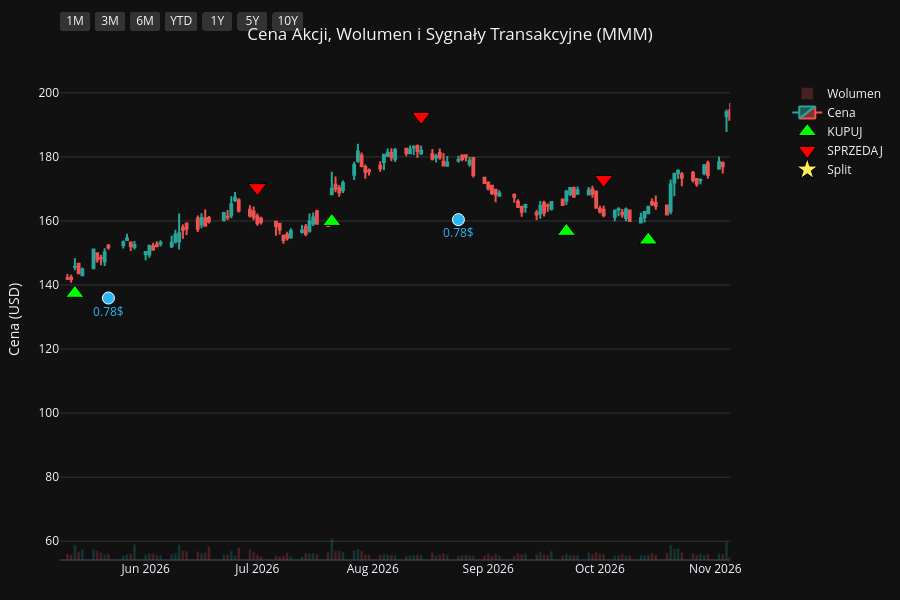
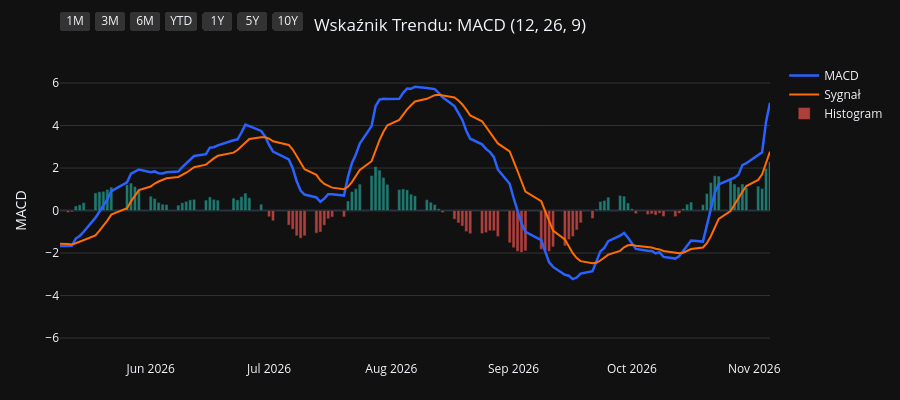
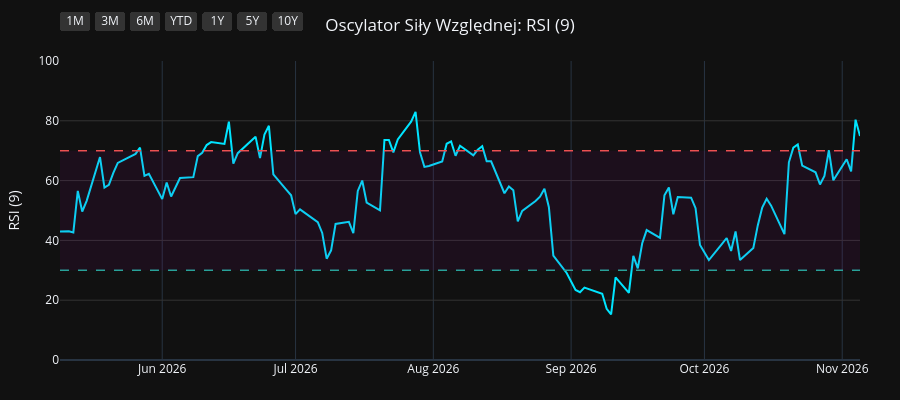
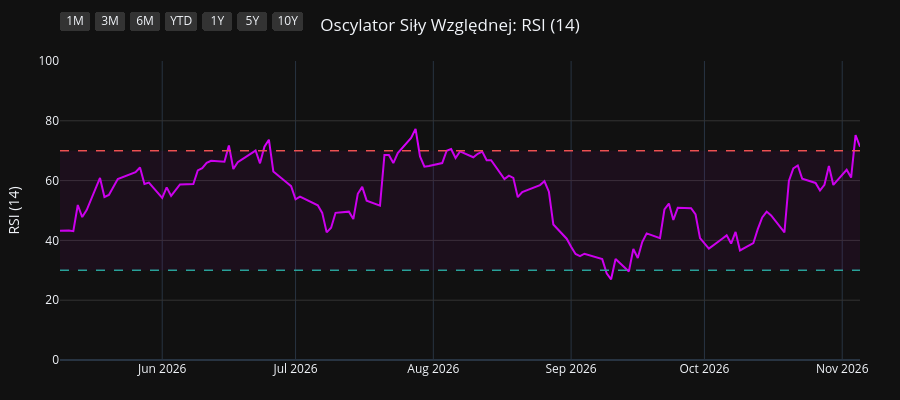

The notebook cell saved with these charts, in order:
### Code cell
import os
import yfinance as yf
import pandas as pd
import pandas_ta as ta
import plotly.graph_objects as go
from plotly.subplots import make_subplots

# 1. Pobranie i przygotowanie danych
symbol = os.environ.get("STOCK_TICKER", "").strip().upper()
if not symbol:
    raise RuntimeError("Set STOCK_TICKER before running price_extractor.ipynb")
df = yf.Ticker(symbol).history(period="10y")
df.index = df.index.tz_localize(None)

# Wskaźniki i sygnały
df.ta.macd(fast=12, slow=26, signal=9, append=True)
df.ta.rsi(length=9, append=True)
df.ta.rsi(length=14, append=True)
df.ta.rsi(length=21, append=True)
df.dropna(inplace=True)

macd = df['MACD_12_26_9']
signal = df['MACDs_12_26_9']
wczorajszy_macd = macd.shift(1)
wczorajszy_signal = signal.shift(1)

df['Decyzja'] = 'BRAK'
df.loc[(macd > signal) & (wczorajszy_macd <= wczorajszy_signal), 'Decyzja'] = 'KUPUJ'
df.loc[(macd < signal) & (wczorajszy_macd >= wczorajszy_signal), 'Decyzja'] = 'SPRZEDAJ'

df_kupuj = df[df['Decyzja'] == 'KUPUJ']
df_sprzedaj = df[df['Decyzja'] == 'SPRZEDAJ']
df_dywidendy = df[df['Dividends'] > 0]
df_splity = df[df['Stock Splits'] > 0]

# Wspólna konfiguracja osi X
konfiguracja_osi_x = dict(
    type="date",
    showspikes=True, spikemode="across", spikesnap="cursor", spikedash="dot", spikecolor="#ffffff", spikethickness=1, hoverformat="%Y-%m-%d",
    rangeselector=dict(
        buttons=list([
            dict(count=1, label="1M", step="month", stepmode="backward"),
            dict(count=3, label="3M", step="month", stepmode="backward"),
            dict(count=6, label="6M", step="month", stepmode="backward"),
            dict(count=1, label="YTD", step="year", stepmode="todate"),
            dict(count=1, label="1Y", step="year", stepmode="backward"),
            dict(count=5, label="5Y", step="year", stepmode="backward"),
            dict(step="all", label="10Y")
        ]),
        bgcolor="#333333", activecolor="#2962ff", x=0, y=1.1
    )
)

# ==========================================
# WYKRES 1: CENA + WOLUMEN + SYGNAŁY
# ==========================================
fig1 = make_subplots(specs=[[{"secondary_y": True}]])

kolory_wolumenu = ['#26a69a' if row['Close'] >= row['Open'] else '#ef5350' for index, row in df.iterrows()]
fig1.add_trace(go.Bar(x=df.index, y=df['Volume'], marker_color=kolory_wolumenu, opacity=0.25, name='Wolumen'), secondary_y=True)
fig1.add_trace(go.Candlestick(x=df.index, open=df['Open'], high=df['High'], low=df['Low'], close=df['Close'], name='Cena', increasing_line_color='#26a69a', decreasing_line_color='#ef5350'), secondary_y=False)
fig1.add_trace(go.Scatter(x=df_kupuj.index, y=df_kupuj['Low'] * 0.95, customdata=df_kupuj[['Low', 'High']], mode='markers', marker=dict(symbol='triangle-up', size=16, color='#00ff00', line=dict(width=1, color='black')), name='KUPUJ', hovertemplate='KUPUJ<br>Najniższa: %{customdata[0]:.2f}<br>Najwyższa: %{customdata[1]:.2f}<extra></extra>'), secondary_y=False)
fig1.add_trace(go.Scatter(x=df_sprzedaj.index, y=df_sprzedaj['High'] * 1.05, customdata=df_sprzedaj[['Low', 'High']], mode='markers', marker=dict(symbol='triangle-down', size=16, color='#ff0000', line=dict(width=1, color='black')), name='SPRZEDAJ', hovertemplate='SPRZEDAJ<br>Najniższa: %{customdata[0]:.2f}<br>Najwyższa: %{customdata[1]:.2f}<extra></extra>'), secondary_y=False)

if not df_dywidendy.empty:
    fig1.add_trace(go.Scatter(x=df_dywidendy.index, y=df_dywidendy['Low'] * 0.90, mode='markers+text', marker=dict(symbol='circle', size=12, color='#29b6f6', line=dict(width=1, color='white')), text=df_dywidendy['Dividends'].apply(lambda x: f"{x}$"), textposition="bottom center", name='Dywidenda', showlegend=False, hovertemplate='Dywidenda: %{text}<extra></extra>', textfont=dict(color="#29b6f6")), secondary_y=False)
if not df_splity.empty:
                    fig1.add_trace(go.Scatter(x=df_splity.index, y=df_splity['High'], mode='markers+text', marker=dict(symbol='star', size=16, color='#ffee58', line=dict(width=1, color='black')), text=df_splity['Stock Splits'].apply(lambda x: f"{x:g}:1" if x >= 1 else f"1:{1 / x:g}"), textposition="top center", name='Split', hovertemplate='%{text}<extra></extra>', textfont=dict(color="#ffee58")), secondary_y=False)

fig1.update_layout(title=dict(text=f"Cena Akcji, Wolumen i Sygnały Transakcyjne ({symbol})", x=0.5, xanchor='center'), dragmode='pan', xaxis_rangeslider_visible=False, template='plotly_dark', height=600, hovermode='x unified', margin=dict(l=60, r=40, t=60, b=40))
fig1.update_xaxes(**konfiguracja_osi_x)
fig1.update_xaxes(range=[df.index.max() - pd.Timedelta(days=180), df.index.max()])
fig1.update_yaxes(title_text="Cena (USD)", secondary_y=False, gridcolor='#333333')
fig1.update_yaxes(range=[0, df['Volume'].max() * 4], showgrid=False, showticklabels=False, secondary_y=True)
fig1.show(config={'scrollZoom': True})

# ==========================================
# WYKRES 2: WSKAŹNIK MACD
# ==========================================
fig2 = go.Figure()
fig2.add_trace(go.Scatter(x=df.index, y=df['MACD_12_26_9'], line=dict(color='#2962ff', width=2.5), name='MACD'))
fig2.add_trace(go.Scatter(x=df.index, y=df['MACDs_12_26_9'], line=dict(color='#ff6d00', width=2), name='Sygnał'))
kolory_macd = ['#26a69a' if val >= 0 else '#ef5350' for val in df['MACDh_12_26_9']]
fig2.add_trace(go.Bar(x=df.index, y=df['MACDh_12_26_9'], marker_color=kolory_macd, name='Histogram', opacity=0.7))
fig2.update_layout(title=dict(text="Wskaźnik Trendu: MACD (12, 26, 9)", x=0.5, xanchor='center'), dragmode='pan', xaxis_rangeslider_visible=False, template='plotly_dark', height=400, hovermode='x unified', margin=dict(l=60, r=40, t=60, b=40))
fig2.update_xaxes(**konfiguracja_osi_x)
fig2.update_xaxes(range=[df.index.max() - pd.Timedelta(days=180), df.index.max()])
fig2.update_yaxes(title_text="MACD", gridcolor='#333333')
fig2.show(config={'scrollZoom': True})

# ==========================================
# WYKRES 3: OSCYLATOR RSI (9)
# ==========================================
fig3 = go.Figure()
fig3.add_trace(go.Scatter(x=df.index, y=df['RSI_9'], line=dict(color='#00e5ff', width=2), name='RSI (9)'))
fig3.add_hline(y=70, line_dash="dash", line_color="#ef5350", line_width=1.5)
fig3.add_hline(y=30, line_dash="dash", line_color="#26a69a", line_width=1.5)
fig3.add_hrect(y0=30, y1=70, line_width=0, fillcolor="purple", opacity=0.1)
fig3.update_layout(title=dict(text="Oscylator Siły Względnej: RSI (9)", x=0.5, xanchor='center'), dragmode='pan', xaxis_rangeslider_visible=False, template='plotly_dark', height=400, hovermode='x unified', margin=dict(l=60, r=40, t=60, b=40))
fig3.update_xaxes(**konfiguracja_osi_x)
fig3.update_xaxes(range=[df.index.max() - pd.Timedelta(days=180), df.index.max()])
fig3.update_yaxes(title_text="RSI (9)", range=[0, 100], gridcolor='#333333')
fig3.show(config={'scrollZoom': True})

# ==========================================
# WYKRES 4: OSCYLATOR RSI (14)
# ==========================================
fig4 = go.Figure()
fig4.add_trace(go.Scatter(x=df.index, y=df['RSI_14'], line=dict(color='#d500f9', width=2), name='RSI (14)'))
fig4.add_hline(y=70, line_dash="dash", line_color="#ef5350", line_width=1.5)
fig4.add_hline(y=30, line_dash="dash", line_color="#26a69a", line_width=1.5)
fig4.add_hrect(y0=30, y1=70, line_width=0, fillcolor="purple", opacity=0.1)
fig4.update_layout(title=dict(text="Oscylator Siły Względnej: RSI (14)", x=0.5, xanchor='center'), dragmode='pan', xaxis_rangeslider_visible=False, template='plotly_dark', height=400, hovermode='x unified', margin=dict(l=60, r=40, t=60, b=40))
fig4.update_xaxes(**konfiguracja_osi_x)
fig4.update_xaxes(range=[df.index.max() - pd.Timedelta(days=180), df.index.max()])
fig4.update_yaxes(title_text="RSI (14)", range=[0, 100], gridcolor='#333333')
fig4.show(config={'scrollZoom': True})

# ==========================================
# WYKRES 5: OSCYLATOR RSI (21)
# ==========================================
fig5 = go.Figure()
fig5.add_trace(go.Scatter(x=df.index, y=df['RSI_21'], line=dict(color='#64dd17', width=2), name='RSI (21)'))
fig5.add_hline(y=70, line_dash="dash", line_color="#ef5350", line_width=1.5)
fig5.add_hline(y=30, line_dash="dash", line_color="#26a69a", line_width=1.5)
fig5.add_hrect(y0=30, y1=70, line_width=0, fillcolor="purple", opacity=0.1)
fig5.update_layout(title=dict(text="Oscylator Siły Względnej: RSI (21)", x=0.5, xanchor='center'), dragmode='pan', xaxis_rangeslider_visible=False, template='plotly_dark', height=400, hovermode='x unified', margin=dict(l=60, r=40, t=60, b=40))
fig5.update_xaxes(**konfiguracja_osi_x)
fig5.update_xaxes(range=[df.index.max() - pd.Timedelta(days=180), df.index.max()])
fig5.update_yaxes(title_text="RSI (21)", range=[0, 100], gridcolor='#333333')
fig5.show(config={'scrollZoom': True})

### Figure 1 — Plotly figure (JSON) as saved in the notebook; plotly's stock layout.template omitted (floating-point values rounded to 4 significant figures; data arrays with more than 128 entries replaced by an {"elided": "..."} marker saying what was removed)
{"data": [{"marker": {"color": {"elided": "2480 str values"}}, "name": "Wolumen", "opacity": 0.25, "type": "bar", "x": {"elided": "2480 str values"}, "xaxis": "x", "y": {"elided": "2480 int values"}, "yaxis": "y2"}, {"close": {"elided": "2480 float values"}, "decreasing": {"line": {"color": "#ef5350"}}, "high": {"elided": "2480 float values"}, "increasing": {"line": {"color": "#26a69a"}}, "low": {"elided": "2480 float values"}, "name": "Cena", "open": {"elided": "2480 float values"}, "type": "candlestick", "x": {"elided": "2480 str values"}, "xaxis": "x", "yaxis": "y"}, {"customdata": {"elided": "93x2 float values"}, "hovertemplate": "KUPUJ<br>Najniższa: %{customdata[0]:.2f}<br>Najwyższa: %{customdata[1]:.2f}<extra></extra>", "marker": {"color": "#00ff00", "line": {"color": "black", "width": 1}, "size": 16, "symbol": "triangle-up"}, "mode": "markers", "name": "KUPUJ", "type": "scatter", "x": ["2017-02-09T00:00:00", "2017-04-24T00:00:00", "2017-05-25T00:00:00", "2017-08-07T00:00:00", "2017-08-31T00:00:00", "2017-09-07T00:00:00", "2017-10-03T00:00:00", "2017-11-28T00:00:00", "2018-01-08T00:00:00", "2018-02-22T00:00:00", "2018-03-07T00:00:00", "2018-04-12T00:00:00", "2018-05-08T00:00:00", "2018-07-09T00:00:00", "2018-08-24T00:00:00", "2018-09-20T00:00:00", "2018-10-03T00:00:00", "2018-11-05T00:00:00", "2019-01-07T00:00:00", "2019-03-21T00:00:00", "2019-04-01T00:00:00", "2019-05-24T00:00:00", "2019-07-15T00:00:00", "2019-08-29T00:00:00", "2019-10-15T00:00:00", "2019-12-16T00:00:00", "2020-02-18T00:00:00", "2020-03-05T00:00:00", "2020-03-27T00:00:00", "2020-05-20T00:00:00", "2020-07-15T00:00:00", "2020-08-10T00:00:00", "2020-09-16T00:00:00", "2020-10-07T00:00:00", "2020-11-10T00:00:00", "2020-12-17T00:00:00", "2021-01-25T00:00:00", "2021-02-18T00:00:00", "2021-03-08T00:00:00", "2021-04-09T00:00:00", "2021-04-23T00:00:00", "2021-05-10T00:00:00", "2021-05-17T00:00:00", "2021-07-01T00:00:00", "2021-08-11T00:00:00", "2021-09-29T00:00:00", "2021-10-06T00:00:00", "2021-12-09T00:00:00", "2021-12-27T00:00:00", "2022-03-03T00:00:00", "2022-04-19T00:00:00", "2022-05-04T00:00:00", "2022-05-27T00:00:00", "2022-07-06T00:00:00", "2022-09-28T00:00:00", "2023-01-04T00:00:00", "2023-02-07T00:00:00", "2023-02-15T00:00:00", "2023-03-02T00:00:00", "2023-03-21T00:00:00", "2023-03-28T00:00:00", "2023-05-22T00:00:00", "2023-06-02T00:00:00", "2023-07-12T00:00:00", "2023-08-29T00:00:00", "2023-10-16T00:00:00", "2023-12-27T00:00:00", "2024-02-15T00:00:00", "2024-05-01T00:00:00", "2024-06-24T00:00:00", "2024-06-27T00:00:00", "2024-07-12T00:00:00", "2024-07-26T00:00:00", "2024-09-26T00:00:00", "2024-11-07T00:00:00", "2024-11-26T00:00:00", "2024-12-26T00:00:00", "2025-03-17T00:00:00", "2025-04-23T00:00:00", "2025-06-24T00:00:00", "2025-08-08T00:00:00", "2025-09-12T00:00:00", "2025-10-02T00:00:00", "2025-10-21T00:00:00", "2025-11-11T00:00:00", "2025-11-25T00:00:00", "2026-01-06T00:00:00", "2026-02-05T00:00:00", "2026-04-01T00:00:00", "2026-05-13T00:00:00", "2026-07-21T00:00:00", "2026-09-22T00:00:00", "2026-10-14T00:00:00"], "xaxis": "x", "y": [102.3, 112.3, 115.8, 121.0, 119.6, 118.7, 124.5, 138.1, 141.6, 138.3, 137.3, 128.0, 118.8, 118.7, 122.5, 128.7, 129.7, 116.0, 114.6, 126.0, 128.0, 102.0, 105.6, 99.04, 99.23, 105.6, 100.2, 94.78, 82.97, 94.32, 101.9, 101.5, 108.2, 106.2, 105.8, 114.3, 109.6, 115.7, 118.8, 128.8, 132.0, 134.0, 133.8, 130.8, 131.9, 119.5, 117.0, 118.1, 117.6, 100.1, 99.66, 100.4, 101.4, 87.72, 78.3, 85.98, 80.41, 79.31, 76.47, 73.38, 71.92, 70.86, 69.22, 73.17, 76.72, 64.77, 80.01, 68.82, 87.88, 92.49, 92.46, 94.32, 102.5, 125.8, 121.2, 119.2, 118.8, 138.6, 124.9, 137.4, 140.6, 147.2, 146.0, 142.5, 154.8, 159.5, 151.6, 151.0, 136.6, 137.4, 159.9, 156.8, 154.0], "yaxis": "y"}, {"customdata": {"elided": "92x2 float values"}, "hovertemplate": "SPRZEDAJ<br>Najniższa: %{customdata[0]:.2f}<br>Najwyższa: %{customdata[1]:.2f}<extra></extra>", "marker": {"color": "#ff0000", "line": {"color": "black", "width": 1}, "size": 16, "symbol": "triangle-down"}, "mode": "markers", "name": "SPRZEDAJ", "type": "scatter", "x": ["2017-03-15T00:00:00", "2017-05-12T00:00:00", "2017-06-26T00:00:00", "2017-08-21T00:00:00", "2017-09-05T00:00:00", "2017-09-27T00:00:00", "2017-11-06T00:00:00", "2017-12-11T00:00:00", "2018-02-02T00:00:00", "2018-03-02T00:00:00", "2018-03-19T00:00:00", "2018-04-24T00:00:00", "2018-06-20T00:00:00", "2018-08-09T00:00:00", "2018-09-12T00:00:00", "2018-09-25T00:00:00", "2018-10-05T00:00:00", "2018-12-07T00:00:00", "2019-03-01T00:00:00", "2019-03-22T00:00:00", "2019-04-25T00:00:00", "2019-07-09T00:00:00", "2019-08-01T00:00:00", "2019-09-25T00:00:00", "2019-11-13T00:00:00", "2020-01-16T00:00:00", "2020-02-24T00:00:00", "2020-03-12T00:00:00", "2020-05-06T00:00:00", "2020-06-12T00:00:00", "2020-07-29T00:00:00", "2020-09-08T00:00:00", "2020-09-21T00:00:00", "2020-10-26T00:00:00", "2020-12-02T00:00:00", "2020-12-22T00:00:00", "2021-02-17T00:00:00", "2021-02-19T00:00:00", "2021-04-07T00:00:00", "2021-04-13T00:00:00", "2021-04-26T00:00:00", "2021-05-12T00:00:00", "2021-05-18T00:00:00", "2021-07-28T00:00:00", "2021-08-18T00:00:00", "2021-09-30T00:00:00", "2021-11-22T00:00:00", "2021-12-21T00:00:00", "2022-01-20T00:00:00", "2022-04-18T00:00:00", "2022-04-26T00:00:00", "2022-05-20T00:00:00", "2022-06-06T00:00:00", "2022-08-18T00:00:00", "2022-11-23T00:00:00", "2023-01-19T00:00:00", "2023-02-08T00:00:00", "2023-02-21T00:00:00", "2023-03-09T00:00:00", "2023-03-22T00:00:00", "2023-05-03T00:00:00", "2023-05-25T00:00:00", "2023-06-27T00:00:00", "2023-08-04T00:00:00", "2023-09-14T00:00:00", "2023-12-20T00:00:00", "2024-01-03T00:00:00", "2024-04-11T00:00:00", "2024-05-23T00:00:00", "2024-06-26T00:00:00", "2024-06-28T00:00:00", "2024-07-25T00:00:00", "2024-08-13T00:00:00", "2024-09-30T00:00:00", "2024-11-20T00:00:00", "2024-12-11T00:00:00", "2025-02-07T00:00:00", "2025-03-27T00:00:00", "2025-05-30T00:00:00", "2025-07-21T00:00:00", "2025-09-02T00:00:00", "2025-09-17T00:00:00", "2025-10-09T00:00:00", "2025-11-04T00:00:00", "2025-11-17T00:00:00", "2025-12-04T00:00:00", "2026-01-20T00:00:00", "2026-02-24T00:00:00", "2026-04-24T00:00:00", "2026-07-01T00:00:00", "2026-08-14T00:00:00", "2026-10-02T00:00:00"], "xaxis": "x", "y": [123.4, 126.8, 138.2, 132.6, 131.8, 137.6, 151.4, 157.1, 162.7, 152.2, 155.5, 135.9, 132.5, 137.8, 143.2, 142.8, 143.4, 137.2, 141.8, 141.0, 134.5, 114.2, 121.2, 113.5, 118.0, 125.8, 108.4, 99.26, 103.8, 111.4, 111.4, 118.2, 119.0, 120.0, 124.3, 126.7, 128.7, 131.2, 141.8, 143.3, 147.4, 147.9, 149.0, 146.5, 145.4, 134.2, 135.4, 129.3, 133.1, 111.3, 110.2, 112.1, 111.6, 111.7, 99.99, 94.7, 90.36, 88.19, 85.18, 82.03, 82.07, 77.44, 79.83, 86.01, 83.74, 87.27, 89.89, 93.42, 101.1, 102.4, 104.5, 105.4, 126.1, 139.4, 130.3, 132.8, 155.4, 155.9, 153.4, 157.7, 159.3, 163.4, 161.4, 167.3, 173.8, 178.1, 169.5, 175.0, 152.1, 170.4, 192.6, 172.9], "yaxis": "y"}, {"hovertemplate": "Dywidenda: %{text}<extra></extra>", "marker": {"color": "#29b6f6", "line": {"color": "white", "width": 1}, "size": 12, "symbol": "circle"}, "mode": "markers+text", "name": "Dywidenda", "showlegend": false, "text": ["0.982441$", "0.982441$", "0.982441$", "0.982441$", "1.137124$", "1.137124$", "1.137124$", "1.137124$", "1.204013$", "1.204013$", "1.204013$", "1.204013$", "1.229097$", "1.229097$", "1.229097$", "1.229097$", "1.237458$", "1.237458$", "1.237458$", "1.237458$", "1.245819$", "1.245819$", "1.245819$", "1.245819$", "1.254181$", "1.254181$", "1.254181$", "1.254181$", "1.262542$", "0.7$", "0.7$", "0.7$", "0.73$", "0.73$", "0.73$", "0.73$", "0.78$", "0.78$", "0.78$"], "textfont": {"color": "#29b6f6"}, "textposition": "bottom center", "type": "scatter", "x": ["2017-02-15T00:00:00", "2017-05-17T00:00:00", "2017-08-23T00:00:00", "2017-11-22T00:00:00", "2018-02-15T00:00:00", "2018-05-17T00:00:00", "2018-08-23T00:00:00", "2018-11-21T00:00:00", "2019-02-14T00:00:00", "2019-05-23T00:00:00", "2019-08-15T00:00:00", "2019-11-21T00:00:00", "2020-02-13T00:00:00", "2020-05-21T00:00:00", "2020-08-21T00:00:00", "2020-11-19T00:00:00", "2021-02-11T00:00:00", "2021-05-20T00:00:00", "2021-08-20T00:00:00", "2021-11-18T00:00:00", "2022-02-17T00:00:00", "2022-05-19T00:00:00", "2022-08-19T00:00:00", "2022-11-17T00:00:00", "2023-02-16T00:00:00", "2023-05-18T00:00:00", "2023-08-18T00:00:00", "2023-11-16T00:00:00", "2024-02-15T00:00:00", "2024-05-23T00:00:00", "2024-08-26T00:00:00", "2024-11-15T00:00:00", "2025-02-14T00:00:00", "2025-05-23T00:00:00", "2025-08-25T00:00:00", "2025-11-14T00:00:00", "2026-02-13T00:00:00", "2026-05-22T00:00:00", "2026-08-24T00:00:00"], "xaxis": "x", "y": [99.34, 108.0, 112.9, 129.8, 130.2, 112.8, 115.2, 114.4, 118.3, 96.21, 91.81, 97.89, 95.47, 88.13, 98.35, 104.5, 109.4, 125.7, 122.1, 113.8, 95.46, 93.59, 93.96, 82.75, 74.49, 66.95, 69.01, 66.81, 65.2, 85.24, 112.3, 113.0, 129.3, 129.3, 137.7, 148.2, 152.1, 135.9, 160.4], "yaxis": "y"}, {"hovertemplate": "%{text}<extra></extra>", "marker": {"color": "#ffee58", "line": {"color": "black", "width": 1}, "size": 16, "symbol": "star"}, "mode": "markers+text", "name": "Split", "text": ["1.196:1"], "textfont": {"color": "#ffee58"}, "textposition": "top center", "type": "scatter", "x": ["2024-04-01T00:00:00"], "xaxis": "x", "y": [89.71], "yaxis": "y"}], "layout": {"dragmode": "pan", "height": 600, "hovermode": "x unified", "margin": {"b": 40, "l": 60, "r": 40, "t": 60}, "title": {"text": "Cena Akcji, Wolumen i Sygnały Transakcyjne (MMM)", "x": 0.5, "xanchor": "center"}, "xaxis": {"anchor": "y", "domain": [0.0, 0.94], "hoverformat": "%Y-%m-%d", "range": ["2026-05-09T00:00:00", "2026-11-05T00:00:00"], "rangeselector": {"activecolor": "#2962ff", "bgcolor": "#333333", "buttons": [{"count": 1, "label": "1M", "step": "month", "stepmode": "backward"}, {"count": 3, "label": "3M", "step": "month", "stepmode": "backward"}, {"count": 6, "label": "6M", "step": "month", "stepmode": "backward"}, {"count": 1, "label": "YTD", "step": "year", "stepmode": "todate"}, {"count": 1, "label": "1Y", "step": "year", "stepmode": "backward"}, {"count": 5, "label": "5Y", "step": "year", "stepmode": "backward"}, {"label": "10Y", "step": "all"}], "x": 0, "y": 1.1}, "rangeslider": {"visible": false}, "showspikes": true, "spikecolor": "#ffffff", "spikedash": "dot", "spikemode": "across", "spikesnap": "cursor", "spikethickness": 1, "type": "date"}, "yaxis": {"anchor": "x", "domain": [0.0, 1.0], "gridcolor": "#333333", "title": {"text": "Cena (USD)"}}, "yaxis2": {"anchor": "x", "overlaying": "y", "range": [0, 241747000], "showgrid": false, "showticklabels": false, "side": "right"}}}

### Figure 2 — Plotly figure (JSON) as saved in the notebook; plotly's stock layout.template omitted (floating-point values rounded to 4 significant figures; data arrays with more than 128 entries replaced by an {"elided": "..."} marker saying what was removed)
{"data": [{"line": {"color": "#2962ff", "width": 2.5}, "name": "MACD", "type": "scatter", "x": {"elided": "2480 str values"}, "y": {"elided": "2480 float values"}}, {"line": {"color": "#ff6d00", "width": 2}, "name": "Sygnał", "type": "scatter", "x": {"elided": "2480 str values"}, "y": {"elided": "2480 float values"}}, {"marker": {"color": {"elided": "2480 str values"}}, "name": "Histogram", "opacity": 0.7, "type": "bar", "x": {"elided": "2480 str values"}, "y": {"elided": "2480 float values"}}], "layout": {"dragmode": "pan", "height": 400, "hovermode": "x unified", "margin": {"b": 40, "l": 60, "r": 40, "t": 60}, "title": {"text": "Wskaźnik Trendu: MACD (12, 26, 9)", "x": 0.5, "xanchor": "center"}, "xaxis": {"hoverformat": "%Y-%m-%d", "range": ["2026-05-09T00:00:00", "2026-11-05T00:00:00"], "rangeselector": {"activecolor": "#2962ff", "bgcolor": "#333333", "buttons": [{"count": 1, "label": "1M", "step": "month", "stepmode": "backward"}, {"count": 3, "label": "3M", "step": "month", "stepmode": "backward"}, {"count": 6, "label": "6M", "step": "month", "stepmode": "backward"}, {"count": 1, "label": "YTD", "step": "year", "stepmode": "todate"}, {"count": 1, "label": "1Y", "step": "year", "stepmode": "backward"}, {"count": 5, "label": "5Y", "step": "year", "stepmode": "backward"}, {"label": "10Y", "step": "all"}], "x": 0, "y": 1.1}, "rangeslider": {"visible": false}, "showspikes": true, "spikecolor": "#ffffff", "spikedash": "dot", "spikemode": "across", "spikesnap": "cursor", "spikethickness": 1, "type": "date"}, "yaxis": {"gridcolor": "#333333", "title": {"text": "MACD"}}}}

### Figure 3 — Plotly figure (JSON) as saved in the notebook; plotly's stock layout.template omitted (floating-point values rounded to 4 significant figures; data arrays with more than 128 entries replaced by an {"elided": "..."} marker saying what was removed)
{"data": [{"line": {"color": "#00e5ff", "width": 2}, "name": "RSI (9)", "type": "scatter", "x": {"elided": "2480 str values"}, "y": {"elided": "2480 float values"}}], "layout": {"dragmode": "pan", "height": 400, "hovermode": "x unified", "margin": {"b": 40, "l": 60, "r": 40, "t": 60}, "shapes": [{"line": {"color": "#ef5350", "dash": "dash", "width": 1.5}, "type": "line", "x0": 0, "x1": 1, "xref": "x domain", "y0": 70, "y1": 70, "yref": "y"}, {"line": {"color": "#26a69a", "dash": "dash", "width": 1.5}, "type": "line", "x0": 0, "x1": 1, "xref": "x domain", "y0": 30, "y1": 30, "yref": "y"}, {"fillcolor": "purple", "line": {"width": 0}, "opacity": 0.1, "type": "rect", "x0": 0, "x1": 1, "xref": "x domain", "y0": 30, "y1": 70, "yref": "y"}], "title": {"text": "Oscylator Siły Względnej: RSI (9)", "x": 0.5, "xanchor": "center"}, "xaxis": {"hoverformat": "%Y-%m-%d", "range": ["2026-05-09T00:00:00", "2026-11-05T00:00:00"], "rangeselector": {"activecolor": "#2962ff", "bgcolor": "#333333", "buttons": [{"count": 1, "label": "1M", "step": "month", "stepmode": "backward"}, {"count": 3, "label": "3M", "step": "month", "stepmode": "backward"}, {"count": 6, "label": "6M", "step": "month", "stepmode": "backward"}, {"count": 1, "label": "YTD", "step": "year", "stepmode": "todate"}, {"count": 1, "label": "1Y", "step": "year", "stepmode": "backward"}, {"count": 5, "label": "5Y", "step": "year", "stepmode": "backward"}, {"label": "10Y", "step": "all"}], "x": 0, "y": 1.1}, "rangeslider": {"visible": false}, "showspikes": true, "spikecolor": "#ffffff", "spikedash": "dot", "spikemode": "across", "spikesnap": "cursor", "spikethickness": 1, "type": "date"}, "yaxis": {"gridcolor": "#333333", "range": [0, 100], "title": {"text": "RSI (9)"}}}}

### Figure 4 — Plotly figure (JSON) as saved in the notebook; plotly's stock layout.template omitted (floating-point values rounded to 4 significant figures; data arrays with more than 128 entries replaced by an {"elided": "..."} marker saying what was removed)
{"data": [{"line": {"color": "#d500f9", "width": 2}, "name": "RSI (14)", "type": "scatter", "x": {"elided": "2480 str values"}, "y": {"elided": "2480 float values"}}], "layout": {"dragmode": "pan", "height": 400, "hovermode": "x unified", "margin": {"b": 40, "l": 60, "r": 40, "t": 60}, "shapes": [{"line": {"color": "#ef5350", "dash": "dash", "width": 1.5}, "type": "line", "x0": 0, "x1": 1, "xref": "x domain", "y0": 70, "y1": 70, "yref": "y"}, {"line": {"color": "#26a69a", "dash": "dash", "width": 1.5}, "type": "line", "x0": 0, "x1": 1, "xref": "x domain", "y0": 30, "y1": 30, "yref": "y"}, {"fillcolor": "purple", "line": {"width": 0}, "opacity": 0.1, "type": "rect", "x0": 0, "x1": 1, "xref": "x domain", "y0": 30, "y1": 70, "yref": "y"}], "title": {"text": "Oscylator Siły Względnej: RSI (14)", "x": 0.5, "xanchor": "center"}, "xaxis": {"hoverformat": "%Y-%m-%d", "range": ["2026-05-09T00:00:00", "2026-11-05T00:00:00"], "rangeselector": {"activecolor": "#2962ff", "bgcolor": "#333333", "buttons": [{"count": 1, "label": "1M", "step": "month", "stepmode": "backward"}, {"count": 3, "label": "3M", "step": "month", "stepmode": "backward"}, {"count": 6, "label": "6M", "step": "month", "stepmode": "backward"}, {"count": 1, "label": "YTD", "step": "year", "stepmode": "todate"}, {"count": 1, "label": "1Y", "step": "year", "stepmode": "backward"}, {"count": 5, "label": "5Y", "step": "year", "stepmode": "backward"}, {"label": "10Y", "step": "all"}], "x": 0, "y": 1.1}, "rangeslider": {"visible": false}, "showspikes": true, "spikecolor": "#ffffff", "spikedash": "dot", "spikemode": "across", "spikesnap": "cursor", "spikethickness": 1, "type": "date"}, "yaxis": {"gridcolor": "#333333", "range": [0, 100], "title": {"text": "RSI (14)"}}}}
